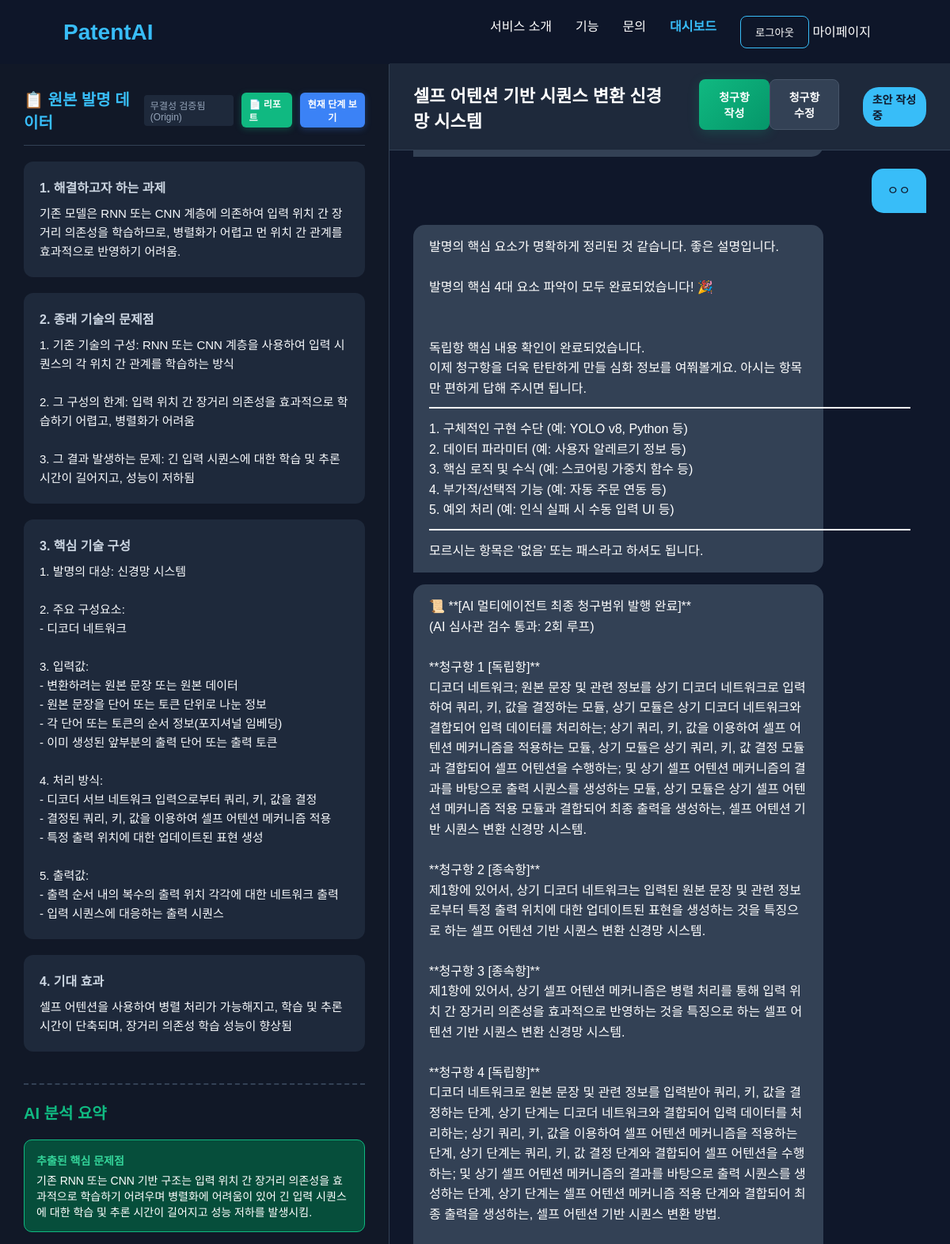
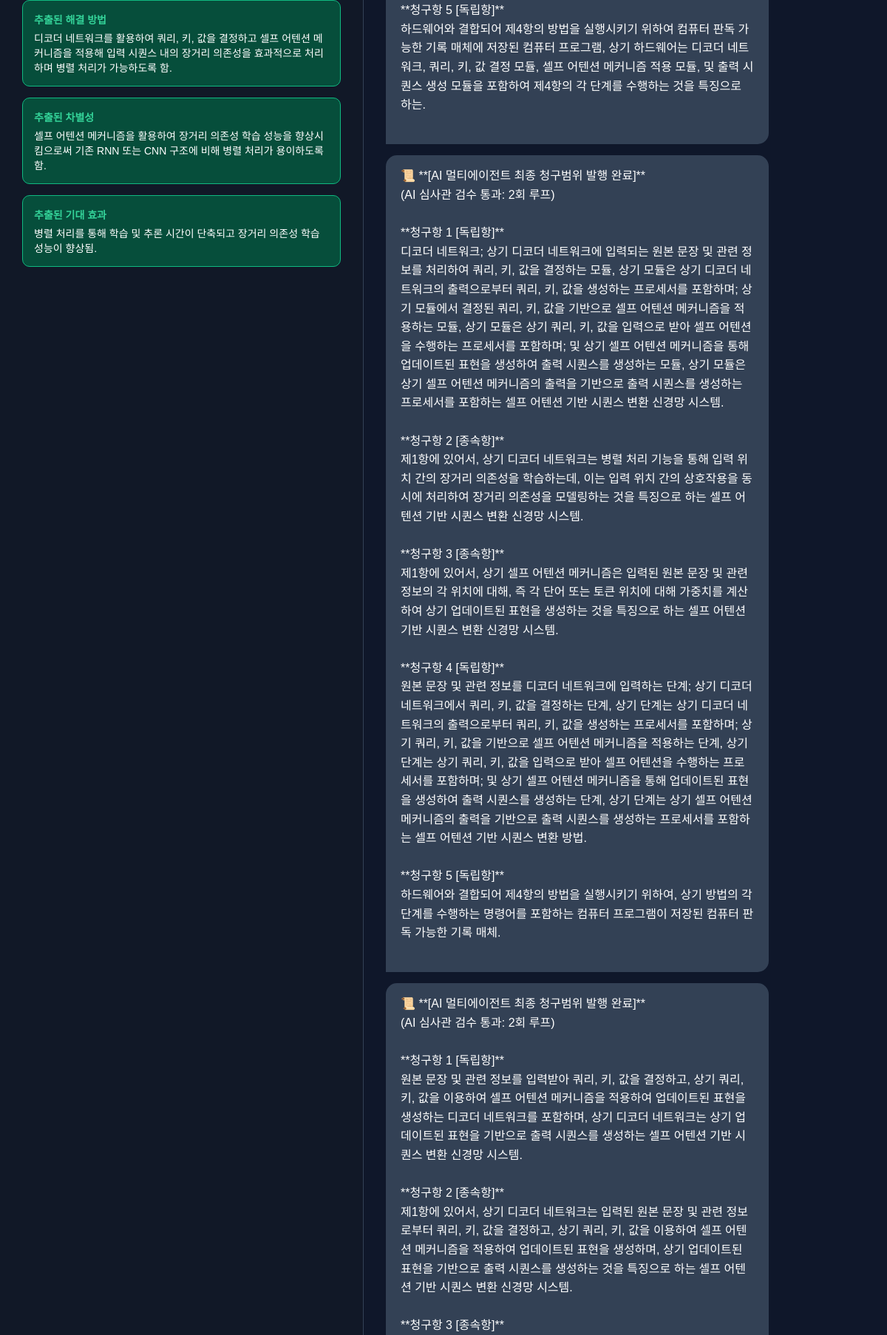
The page /workspace/workstation/35/ (signed in, upper part) on the database its author committed (2 pictures, top to bottom).
### workspace/models.py (models this page shows)
class InventionInput(models.Model):
    project = models.OneToOneField(PatentProject, on_delete=models.CASCADE)
    problem_to_solve = models.TextField(verbose_name="해결하고자 하는 과제")
    prior_art_problem = models.TextField(verbose_name="기존 기술의 문제점")
    core_tech = models.TextField(verbose_name="핵심 기술 구성")
    expected_effect = models.TextField(verbose_name="기대 효과", blank=True, null=True)

class ConsultationState(models.Model):
    project = models.OneToOneField(PatentProject, on_delete=models.CASCADE, related_name='consultation_state')
    phase = models.IntegerField(default=1)
    collecting_steps = models.BooleanField(default=False)
    ext_problem = models.TextField(blank=True, null=True)
    ext_solution = models.TextField(blank=True, null=True)
    ext_differentiation = models.TextField(blank=True, null=True)
    ext_effect = models.TextField(blank=True, null=True)

class PatentProject(models.Model):
    STATUS_CHOICES = (
        ('draft', '초안 작성중'),
        ('agent_processing', 'AI 처리중'),
        ('review', '변리사 검토중'),
        ('done', '완료'),
    )
    title = models.CharField(max_length=200, verbose_name="프로젝트명")
    owner = models.ForeignKey(User, on_delete=models.CASCADE, related_name='projects')
    status = models.CharField(max_length=20, choices=STATUS_CHOICES, default='draft')
    original_data_hash = models.CharField(max_length=64, blank=True, null=True) # 원본 데이터의 해시값을 저장하는 필드 (중복 방지 및 변경 감지용)
    created_at = models.DateTimeField(auto_now_add=True)
    updated_at = models.DateTimeField(auto_now=True)

class ChatMessage(models.Model):
    project = models.ForeignKey(PatentProject, on_delete=models.CASCADE, related_name='chat_messages')
    role = models.CharField(max_length=20) # 'user', 'assistant'
    content = models.TextField()
    created_at = models.DateTimeField(auto_now_add=True)

### workspace/views.py (the view)
# urls.py: path('workstation/<int:project_id>/', views.workstation, name='workstation'),
@login_required(login_url='/accounts/login/')
def workstation(request, project_id):
    project = get_object_or_404(PatentProject, id=project_id, owner=request.user)
    invention_input = get_object_or_404(InventionInput, project=project)
    consultation_state, _ = ConsultationState.objects.get_or_create(project=project)
    algorithm_steps = project.algorithm_steps.all().order_by('step_seq')
    details = project.details.all()
    chat_messages = project.chat_messages.all().order_by('created_at')
    context = {
        'project': project,
        'invention_input': invention_input,
        'consultation_state': consultation_state,
        'algorithm_steps': algorithm_steps,
        'details': details,
        'chat_messages': chat_messages,
    }
    return render(request, 'workspace/workstation.html', context)

### workspace/templates/workspace/workstation.html (shortened to what this page needs)
{% extends "base.html" %}
{% block content %}
<div class="workstation-container" style="display: flex; height: calc(100vh - 80px); margin-top: 80px; background: #0f172a; color: white;">
    <div class="left-panel" style="flex: 1; border-right: 1px solid #334155; padding: 30px; overflow-y: auto; background: #111827;">
        <div style="display: flex; justify-content: space-between; align-items: center; border-bottom: 1px solid #334155; padding-bottom: 15px; margin-bottom: 20px;">
            <h2 style="font-size: 20px; color: #38bdf8; margin: 0;">📋 원본 발명 데이터</h2>
            <div style="display: flex; align-items: center; gap: 10px;">
                <span style="font-size: 12px; background: #1e293b; padding: 4px 8px; border-radius: 4px; color: #94a3b8;">무결성 검증됨 (Origin)</span>
                <a href="{% url 'patent_report' project.id %}" target="_blank" style="text-decoration: none; background: #10b981; color: white; padding: 5px 10px; border-radius: 6px; font-size: 12px; font-weight: bold; transition: 0.2s; box-shadow: 0 2px 8px rgba(16, 185, 129, 0.3);">
                    📄 리포트
                </a>
                <button id="view-process-btn" style="background: #3b82f6; color: white; border: none; padding: 5px 10px; border-radius: 6px; font-size: 12px; font-weight: bold; cursor: pointer; transition: 0.2s; box-shadow: 0 2px 8px rgba(59, 130, 246, 0.3);">
                    현재 단계 보기
                </button>
            </div>
        </div>
        <div style="display: flex; flex-direction: column; gap: 20px;">
            <div class="data-card" style="background: #1e293b; padding: 20px; border-radius: 12px;">
                <h3 style="font-size: 16px; color: #cbd5e1; margin-bottom: 10px;">1. 해결하고자 하는 과제</h3>
                <p style="color: #f8fafc; line-height: 1.6; font-size: 15px;">{{ invention_input.problem_to_solve|linebreaksbr }}</p>
            </div>
            <div class="data-card" style="background: #1e293b; padding: 20px; border-radius: 12px;">
                <h3 style="font-size: 16px; color: #cbd5e1; margin-bottom: 10px;">2. 종래 기술의 문제점</h3>
                <p style="color: #f8fafc; line-height: 1.6; font-size: 15px;">{{ invention_input.prior_art_problem|linebreaksbr }}</p>
            </div>
            <div class="data-card" style="background: #1e293b; padding: 20px; border-radius: 12px;">
                <h3 style="font-size: 16px; color: #cbd5e1; margin-bottom: 10px;">3. 핵심 기술 구성</h3>
                <p style="color: #f8fafc; line-height: 1.6; font-size: 15px;">{{ invention_input.core_tech|linebreaksbr }}</p>
            </div>
            <div class="data-card" style="background: #1e293b; padding: 20px; border-radius: 12px;">
                <h3 style="font-size: 16px; color: #cbd5e1; margin-bottom: 10px;">4. 기대 효과</h3>
                <p style="color: #f8fafc; line-height: 1.6; font-size: 15px;">{{ invention_input.expected_effect|default:"(입력되지 않음)"|linebreaksbr }}</p>
            </div>
        </div>
        <div style="margin-top: 40px; border-top: 2px dashed #334155; padding-top: 20px;">
            <h2 style="font-size: 20px; color: #10b981; margin-bottom: 20px;">AI 분석 요약</h2>
            <div id="ai-analysis-results" style="display: flex; flex-direction: column; gap: 15px;">
                <div class="analysis-card" style="background: #064e3b; padding: 15px; border-radius: 10px; border: 1px solid #10b981;">
                    <h4 style="margin: 0 0 5px 0; font-size: 14px; color: #34d399;">추출된 핵심 문제점</h4>
                    <p id="ext-problem" style="margin: 0; font-size: 14px;">{{ consultation_state.ext_problem|default:"분석 중..." }}</p>
                </div>
                <div class="analysis-card" style="background: #064e3b; padding: 15px; border-radius: 10px; border: 1px solid #10b981;">
                    <h4 style="margin: 0 0 5px 0; font-size: 14px; color: #34d399;">추출된 해결 방법</h4>
                    <p id="ext-solution" style="margin: 0; font-size: 14px;">{{ consultation_state.ext_solution|default:"분석 중..." }}</p>
                </div>
                <div class="analysis-card" style="background: #064e3b; padding: 15px; border-radius: 10px; border: 1px solid #10b981;">
                    <h4 style="margin: 0 0 5px 0; font-size: 14px; color: #34d399;">추출된 차별성</h4>
                    <p id="ext-differentiation" style="margin: 0; font-size: 14px;">{{ consultation_state.ext_differentiation|default:"분석 중..." }}</p>
                </div>
                <div class="analysis-card" style="background: #064e3b; padding: 15px; border-radius: 10px; border: 1px solid #10b981;">
                    <h4 style="margin: 0 0 5px 0; font-size: 14px; color: #34d399;">추출된 기대 효과</h4>
                    <p id="ext-effect" style="margin: 0; font-size: 14px;">{{ consultation_state.ext_effect|default:"분석 중..." }}</p>
                </div>
                </div>
        </div>
    </div>
    <div class="right-panel" style="flex: 1.5; display: flex; flex-direction: column; position: relative;">
        <div style="padding: 20px 30px; background: #1e293b; border-bottom: 1px solid #334155; display: flex; justify-content: space-between; align-items: center;">
            <h2 style="font-size: 22px; margin: 0;">{{ project.title }}</h2>
            <div class="chat-action-bar" style="padding: 0 30px; display: flex; justify-content: flex-end; margin-bottom: 5px;">
                <button type="button" id="generate-claims-btn"
                        style="background: linear-gradient(135deg, #10b981, #059669); color: white; border: none; padding: 12px 20px; border-radius: 8px; font-weight: bold; font-size: 14px; cursor: pointer; box-shadow: 0 4px 15px rgba(16, 185, 129, 0.2); transition: all 0.2s; display: flex; align-items: center; gap: 8px;">
                    청구항 작성
                </button>
                <button type="button" id="edit-claims-btn"
                        style="background: #334155; color: white; border: 1px solid #475569; padding: 10px 18px; border-radius: 8px; font-weight: bold; font-size: 14px; cursor: pointer; transition: all 0.2s; display: flex; align-items: center; gap: 8px;">
                    청구항 수정
                </button>
            </div>
            <span style="background: #38bdf8; color: #0f172a; padding: 5px 12px; border-radius: 20px; font-weight: bold; font-size: 14px;">{{ project.get_status_display }}</span>
        </div>
        <div id="chat-box" style="flex: 1; padding: 30px; overflow-y: auto; display: flex; flex-direction: column; gap: 15px;">
                {% for msg in chat_messages %}
                    {% if msg.role == 'assistant' %}
                        <div class="msg ai-msg" style="align-self: flex-start; background: #334155; padding: 15px 20px; border-radius: 15px 15px 15px 0; max-width: 80%;">
                            <p style="margin: 0; line-height: 1.6;">{{ msg.content|linebreaksbr }}</p>
                        </div>
                    {% elif msg.role == 'user' %}
                        <div class="msg user-msg" style="align-self: flex-end; background: #38bdf8; color: #0f172a; padding: 15px 20px; border-radius: 15px 15px 0 15px; max-width: 80%; font-weight: 500;">
                            <p style="margin: 0; line-height: 1.6;">{{ msg.content|linebreaksbr }}</p>
                        </div>
                    {% endif %}
                {% endfor %}
        </div>
    </div>
</div>
{% endblock %}

### static/css/style.css (style rules this page uses)
* { margin: 0; padding: 0; box-sizing: border-box; }
body { font-family: Arial, sans-serif; background: #0f172a; color: white; }

### rows shown on the page
InventionInput: problem_to_solve "기존 모델은 RNN 또는 CNN 계층에 의존하여 입력 위치 간 장거리 의존성을 학습하므로, 병렬화가 어렵고 먼 위치 간 관계를 효과적으로 반영하기 어려움.", prior_art_problem "1. 기존 기술의 구성: RNN 또는 CNN 계층을 사용하여 입력 시퀀스의 각 위치 간 관계를 학습하는 방식 2. 그 구성의 한계: 입력 위치 간 장거리 의존성을 효과적으로 학습하기 어렵고, 병렬화가 어려움 3. 그 결과 발생하는 문제: 긴 입력 시퀀스에 대한 학습 및 추론 시간이 길어지고, 성능이 저하됨", core_tech "1. 발명의 대상: 신경망 시스템 2. 주요 구성요소: - 디코더 네트워크 3. 입력값: - 변환하려는 원본 문장 또는 원본 데이터 - 원본 문장을 단어 또는 토큰 단위로 나눈 정보 - 각 단어 또는 토큰의 순서 정보(포지셔널 임베딩) - 이미 생성된 앞부분의 출력 단어 또는 출력 토큰 4. 처리 방식: - 디코더 서브 네트워크 입력으로부터 쿼리, 키, 값을 결정 - 결정된 쿼리, 키, 값을 이용하여 셀프 어텐션 메커니즘 적용 - 특정 출력 위치에 대한 업데이트된 표현 생성 5. 출력값: - 출력 순서 내의 복수의 출력 위치 각각에 대한 네트워크 출력 - 입력 시퀀스에 대응하는 출력 시퀀스", expected_effect "셀프 어텐션을 사용하여 병렬 처리가 가능해지고, 학습 및 추론 시간이 단축되며, 장거리 의존성 학습 성능이 향상됨"
ConsultationState: ext_problem "기존 RNN 또는 CNN 기반 구조는 입력 위치 간 장거리 의존성을 효과적으로 학습하기 어려우며 병렬화에 어려움이 있어 긴 입력 시퀀스에 대한 학습 및 추론 시간이 길어지고 성능 저하를 발생시킴.", ext_solution "디코더 네트워크를 활용하여 쿼리, 키, 값을 결정하고 셀프 어텐션 메커니즘을 적용해 입력 시퀀스 내의 장거리 의존성을 효과적으로 처리하며 병렬 처리가 가능하도록 함.", ext_differentiation "셀프 어텐션 메커니즘을 활용하여 장거리 의존성 학습 성능을 향상시킴으로써 기존 RNN 또는 CNN 구조에 비해 병렬 처리가 용이하도록 함.", ext_effect "병렬 처리를 통해 학습 및 추론 시간이 단축되고 장거리 의존성 학습 성능이 향상됨."
PatentProject: title "셀프 어텐션 기반 시퀀스 변환 신경망 시스템", status "초안 작성중"
ChatMessage: content "ㅇㅇ"
ChatMessage: content "발명의 핵심 요소가 명확하게 정리된 것 같습니다. 좋은 설명입니다. 발명의 핵심 4대 요소 파악이 모두 완료되었습니다! 🎉 독립항 핵심 내용 확인이 완료되었습니다. 이제 청구항을 더욱 탄탄하게 만들 심화 정보를 여쭤볼게요. 아시는 항목만 편하게 답해 주시면 됩니다. ━━━━━━━━━━━━━━━━━━━━━━━━━━━━━━━━━━━━━━ 1. 구체적인 구현 수단 (예: YOLO v8, Python 등) 2. 데이터 파라미터 (예: 사용자 알레르기 정보 등) 3. 핵심 로직 및 수식 (예: 스코어링 가중치 함수 등) 4. 부가적/선택적 기능 (예: 자동 주문 연동 등) 5. 예외 처리 (예: 인식 실패 시 수동 입력 UI 등) ━━━━━━━━━━━━━━━━━━━━━━━━━━━━━━━━━━━━━━ 모르시는 항목은 '없음' 또는 패스라고 하셔도 됩니다."
ChatMessage: content "📜 **[AI 멀티에이전트 최종 청구범위 발행 완료]** (AI 심사관 검수 통과: 2회 루프) **청구항 1 [독립항]** 디코더 네트워크; 원본 문장 및 관련 정보를 상기 디코더 네트워크로 입력하여 쿼리, 키, 값을 결정하는 모듈, 상기 모듈은 상기 디코더 네트워크와 결합되어 입력 데이터를 처리하는; 상기 쿼리, 키, 값을 이용하여 셀프 어텐션 메커니즘을 적용하는 모듈, 상기 모듈은 상기 쿼리, 키, 값 결정 모듈과 결합되어 셀프 어텐션을 수행하는; 및 상기 셀프 어텐션 메커니즘의 결과를 바탕으로 출력 시퀀스를 생성하는 모듈, 상기 모듈은 상기 셀프 어텐션 메커니즘 적용 모듈과 결합되어 최종 출력을 생성하는, 셀프 어텐션 기반 시퀀스 변환 신경망 시스템. **청구항 2 [종속항]** 제1항에 있어서, 상기 디코더 네트워크는 입력된 원본 문장 및 관련 정보로부터 특정 출력 위치에 대한 업데이트된 표현을 생성하는 것을 특징으로 하는 셀프 어텐션 기반 시퀀스 변환 신경망 시스템. **청구항 3 [종속항]** 제1항에 있어서, 상기 셀프 어텐션 메커니즘은 병렬 처리를 통해 입력 위치 간 장거리 의존성을 효과적으로 반영하는 것을 특징으로 하는 셀프 어텐션 기반 시퀀스 변환 신경망 시스템. **청구항 4 [독립항]** 디코더 네트워크로 원본 문장 및 관련 정보를 입력받아 쿼리, 키, 값을 결정하는 단계, 상기 단계는 디코더 네트워크와…"
ChatMessage: content "📜 **[AI 멀티에이전트 최종 청구범위 발행 완료]** (AI 심사관 검수 통과: 2회 루프) **청구항 1 [독립항]** 디코더 네트워크; 상기 디코더 네트워크에 입력되는 원본 문장 및 관련 정보를 처리하여 쿼리, 키, 값을 결정하는 모듈, 상기 모듈은 상기 디코더 네트워크의 출력으로부터 쿼리, 키, 값을 생성하는 프로세서를 포함하며; 상기 모듈에서 결정된 쿼리, 키, 값을 기반으로 셀프 어텐션 메커니즘을 적용하는 모듈, 상기 모듈은 상기 쿼리, 키, 값을 입력으로 받아 셀프 어텐션을 수행하는 프로세서를 포함하며; 및 상기 셀프 어텐션 메커니즘을 통해 업데이트된 표현을 생성하여 출력 시퀀스를 생성하는 모듈, 상기 모듈은 상기 셀프 어텐션 메커니즘의 출력을 기반으로 출력 시퀀스를 생성하는 프로세서를 포함하는 셀프 어텐션 기반 시퀀스 변환 신경망 시스템. **청구항 2 [종속항]** 제1항에 있어서, 상기 디코더 네트워크는 병렬 처리 기능을 통해 입력 위치 간의 장거리 의존성을 학습하는데, 이는 입력 위치 간의 상호작용을 동시에 처리하여 장거리 의존성을 모델링하는 것을 특징으로 하는 셀프 어텐션 기반 시퀀스 변환 신경망 시스템. **청구항 3 [종속항]** 제1항에 있어서, 상기 셀프 어텐션 메커니즘은 입력된 원본 문장 및 관련 정보의 각 위치에 대해, 즉 각 단어 또는 토큰 위치에 대해 가중치를 계산하여 상기 업데이트된 표현을…"
ChatMessage: content "📜 **[AI 멀티에이전트 최종 청구범위 발행 완료]** (AI 심사관 검수 통과: 2회 루프) **청구항 1 [독립항]** 원본 문장 및 관련 정보를 입력받아 쿼리, 키, 값을 결정하고, 상기 쿼리, 키, 값을 이용하여 셀프 어텐션 메커니즘을 적용하여 업데이트된 표현을 생성하는 디코더 네트워크를 포함하며, 상기 디코더 네트워크는 상기 업데이트된 표현을 기반으로 출력 시퀀스를 생성하는 셀프 어텐션 기반 시퀀스 변환 신경망 시스템. **청구항 2 [종속항]** 제1항에 있어서, 상기 디코더 네트워크는 입력된 원본 문장 및 관련 정보로부터 쿼리, 키, 값을 결정하고, 상기 쿼리, 키, 값을 이용하여 셀프 어텐션 메커니즘을 적용하여 업데이트된 표현을 생성하며, 상기 업데이트된 표현을 기반으로 출력 시퀀스를 생성하는 것을 특징으로 하는 셀프 어텐션 기반 시퀀스 변환 신경망 시스템. **청구항 3 [종속항]**"
